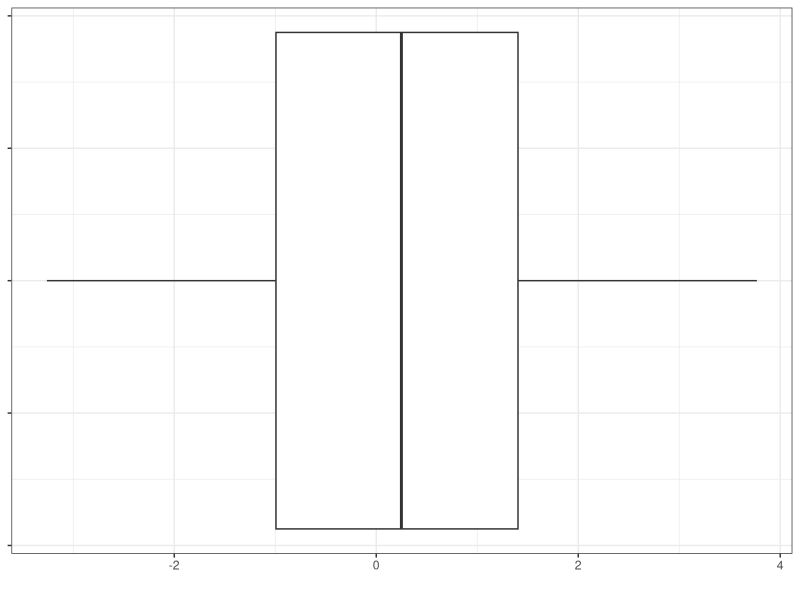

Write the R code that produced this figure.
library(tidyverse)

dados <- read.csv('judicial-corruption-score.csv') %>%
  rename(Index = Judicial.corruption.score..central.estimate.) %>%
  filter(Year == 2024)

summary(dados$Index)

ggplot(dados, aes(x = Index)) +
  geom_boxplot() +
  theme_bw() +
  labs(x = '') +
  theme(axis.text.y = element_blank())
